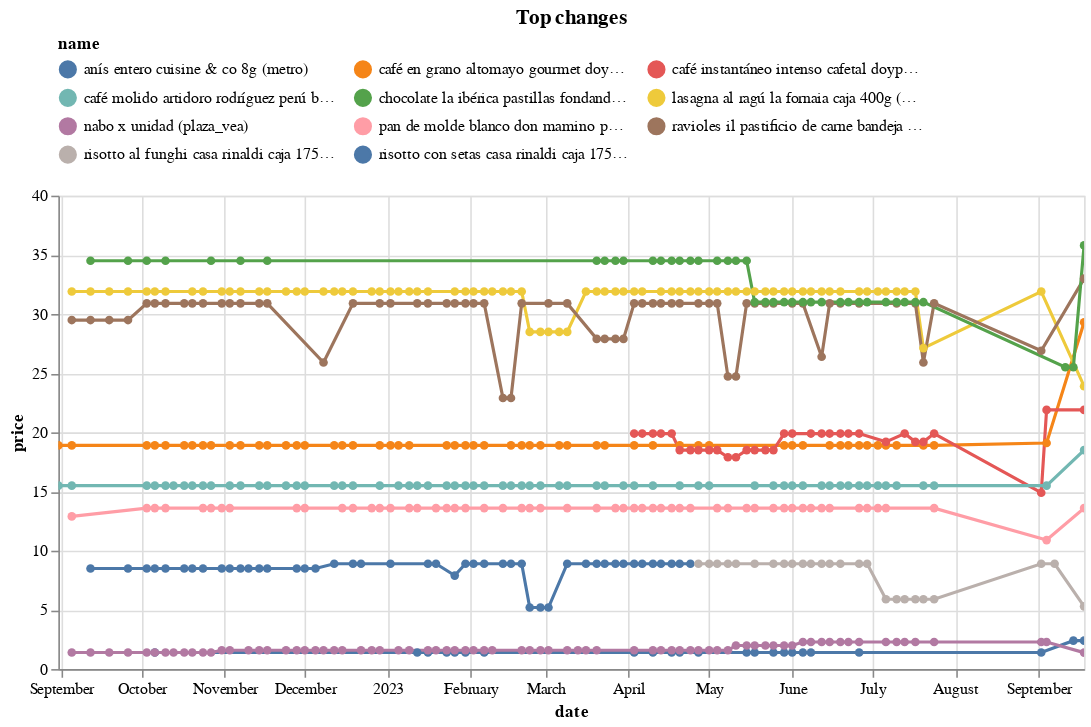

Notebook code for this chart:
### Code cell
top_changes.head(10).pipe(plot_changes, 'Top changes')

### Figure 1 — Vega-Lite specification as saved in the notebook (floating-point values rounded to 4 significant figures; data arrays with more than 128 entries replaced by an {"elided": "..."} marker saying what was removed)
{"config": {"view": {"continuousWidth": 300, "continuousHeight": 300}, "legend": {"columns": 3, "orient": "top"}}, "data": {"name": "data-d583435ca553203bc4be9952bf9ce916"}, "mark": {"type": "line", "point": true}, "encoding": {"color": {"field": "name", "scale": {"domain": ["anís entero cuisine & co 8g (metro)", "café en grano altomayo gourmet doypack 250 g (metro)", "café instantáneo intenso cafetal doypack 90g (plaza_vea)", "café molido artidoro rodríguez perú blend 200g (metro)", "chocolate la ibérica pastillas fondandt semi dulce sin leche caja 300gr (plaza_vea)", "lasagna al ragú la fornaia caja 400g (plaza_vea)", "nabo x unidad (plaza_vea)", "pan de molde blanco don mamino pullman corte horizontal bolsa 560g (plaza_vea)", "ravioles il pastificio de carne bandeja 500g (plaza_vea)", "risotto al funghi casa rinaldi caja 175g (plaza_vea)", "risotto con setas casa rinaldi caja 175g (plaza_vea)"]}, "type": "nominal"}, "tooltip": [{"field": "name", "type": "nominal"}, {"field": "price", "type": "quantitative"}, {"field": "last_price", "type": "quantitative"}], "x": {"field": "date", "type": "temporal"}, "y": {"field": "price", "type": "quantitative"}}, "params": [{"name": "param_1", "select": {"type": "point", "fields": ["name"]}, "bind": "legend"}, {"name": "param_2", "select": {"type": "interval", "encodings": ["x", "y"]}, "bind": "scales"}], "title": "Top changes", "transform": [{"filter": {"param": "param_1"}}], "width": 650, "$schema": "https://vega.github.io/schema/vega-lite/v5.14.1.json", "datasets": {"data-d583435ca553203bc4be9952bf9ce916": {"elided": "558 records"}}}
